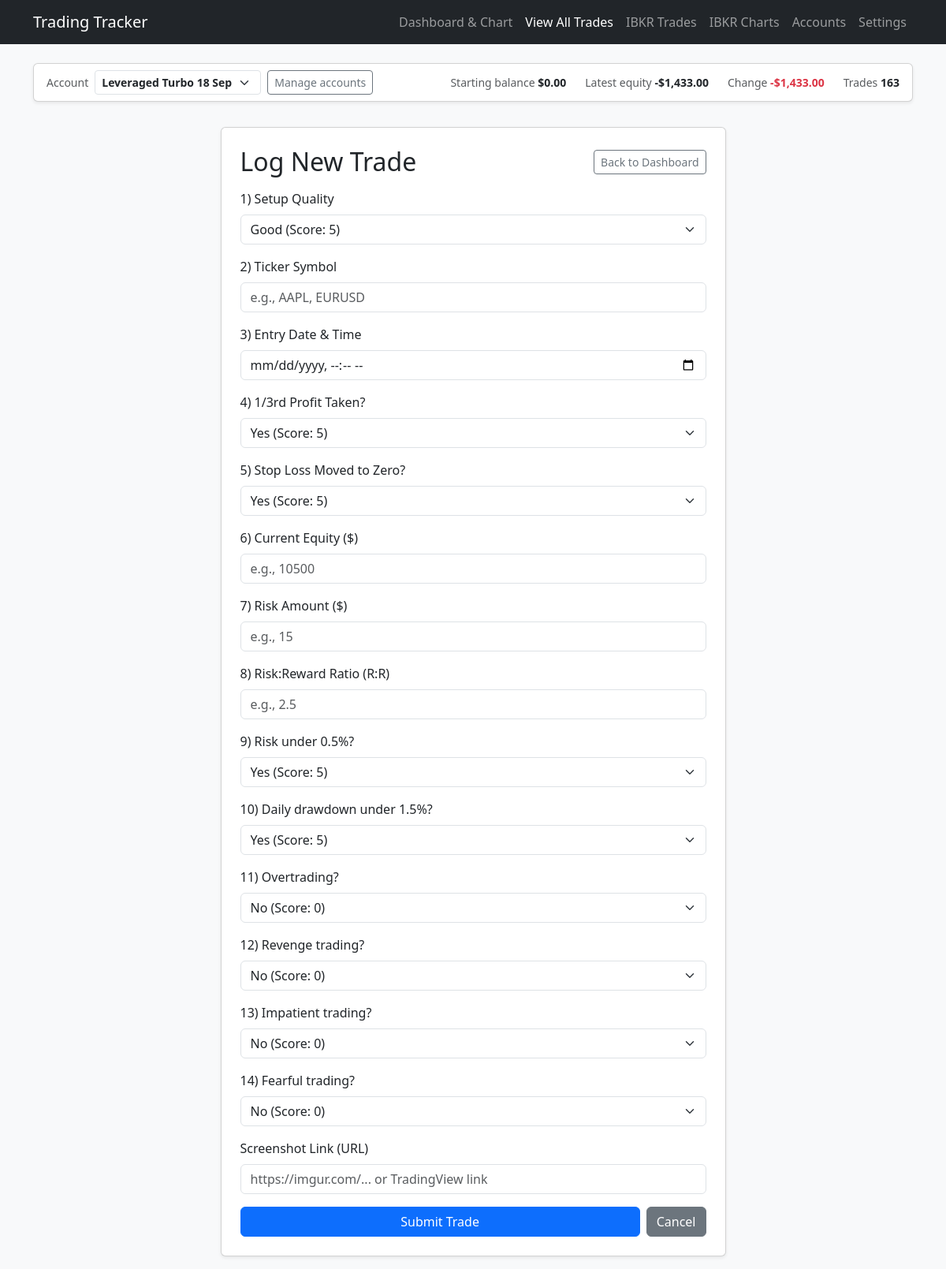
/new-trade, run on the app's committed database.
### flask_app.py (models this page shows, shortened)
class Account(db.Model):
    id = db.Column(db.Integer, primary_key=True)
    name = db.Column(db.String(60), unique=True, nullable=False)
    starting_balance = db.Column(db.Float, nullable=True)
    created = db.Column(db.DateTime, default=datetime.utcnow)

class Trade(db.Model):
    id = db.Column(db.Integer, primary_key=True)
    position = db.Column(db.Integer, default=0)
    setup_quality_str = db.Column(db.String(20), nullable=False)
    ticker = db.Column(db.String(20), nullable=False)
    entry_datetime = db.Column(db.String(50), nullable=False)
    profit_taken_str = db.Column(db.String(10), nullable=False)
    stop_loss_zero_str = db.Column(db.String(10), nullable=False)
    current_equity = db.Column(db.Float, nullable=False)
    risk_str = db.Column(db.String(20), nullable=False)
    risk_reward_str = db.Column(db.String(20), nullable=False)
    risk_under_half_str = db.Column(db.String(10), nullable=True)
    daily_risk_str = db.Column(db.String(10), nullable=True)
    overtrading_str = db.Column(db.String(10), nullable=True, default='no')
    revenge_trading_str = db.Column(db.String(10), nullable=True, default='no')
    impatient_trading_str = db.Column(db.String(10), nullable=True, default='no')
    fearful_trading_str = db.Column(db.String(10), nullable=True, default='no')
    setup_score = db.Column(db.Float, nullable=False)
    profit_score = db.Column(db.Float, nullable=False)
    stop_loss_score = db.Column(db.Float, nullable=False)
    risk_score = db.Column(db.Float, nullable=False)
    risk_reward_score = db.Column(db.Float, nullable=False)
    daily_risk_score = db.Column(db.Float, nullable=True, default=0.0)
    psychology_score = db.Column(db.Float, nullable=True, default=0.0)
    total_score = db.Column(db.Float, nullable=False)
    timestamp = db.Column(db.DateTime, default=datetime.utcnow)
    screenshot_url = db.Column(db.String(500), nullable=True)
    account_id = db.Column(db.Integer, db.ForeignKey('account.id'), nullable=True)

### flask_app.py (the view)
@app.route('/new-trade')
def new_trade_page():
    pts = {key: get_rule_points(key) for key in SCORING_RULES}
    account = get_active_account()
    has_trades = Trade.query.filter_by(account_id=account.id).first() is not None
    default_equity = (
        account.starting_balance
        if not has_trades and account.starting_balance is not None
        else None
    )
    return render_template('new_trade.html', pts=pts, default_equity=default_equity)

### flask_app.py (called while the page is built)
def parse_points(text, count):
    parts = [p for p in re.split(r'[/,\s]+', str(text or '').strip()) if p]
    if len(parts) != count:
        return None
    try:
        return [float(p) for p in parts]
    except ValueError:
        return None

def get_rule_points(key):
    rule = SCORING_RULES[key]
    setting = AppSetting.query.filter_by(key=key).first()
    if setting:
        parsed = parse_points(setting.value, rule['count'])
        if parsed is not None:
            return parsed
    return list(rule['defaults'])

def get_active_account():
    try:
        account = db.session.get(Account, int(request.cookies.get('account_id', '')))
    except ValueError:
        account = None
    return account or Account.query.order_by(Account.id.asc()).first()

def trade_profit_loss(trade):
    try:
        return float(trade.risk_str) * float(trade.risk_reward_str)
    except (TypeError, ValueError):
        return 0.0

def account_summary(account):
    trades = (
        Trade.query.filter_by(account_id=account.id)
        .order_by(Trade.position.asc())
        .all()
    )
    start = account.starting_balance
    latest = trades[-1].current_equity if trades else start
    change = latest - start if latest is not None and start is not None else None
    change_pct = change / start * 100 if change is not None and start and start > 0 else None
    return {
        'trade_count': len(trades),
        'starting_balance': start,
        'latest_equity': latest,
        'change': change,
        'change_pct': change_pct,
        'net_pl': sum(trade_profit_loss(t) for t in trades),
        'avg_score': (
            sum(t.total_score for t in trades) / len(trades) if trades else None
        ),
    }

@app.context_processor
def inject_accounts():
    return {
        'accounts': Account.query.order_by(Account.id.asc()).all(),
        'active_account': get_active_account(),
        'account_summary': account_summary,
    }

### templates/new_trade.html (shortened to what this page needs)
<!DOCTYPE html>
<html lang="en">
<head>
    <link href="https://cdn.jsdelivr.net/npm/bootstrap@5.3.0/dist/css/bootstrap.min.css" rel="stylesheet">
</head>
<body class="bg-light">
    <nav class="navbar navbar-expand-lg navbar-dark bg-dark mb-4">
    <div class="container">
        <a class="navbar-brand" href="/">Trading Tracker</a>
            <div class="navbar-nav">
                <a class="nav-link" href="/">Dashboard & Chart</a>
                <a class="nav-link active" href="/trades-list">View All Trades</a>
                <a class="nav-link" href="/ibkr">IBKR Trades</a>
                <a class="nav-link" href="/ibkr-charts">IBKR Charts</a>
                <a class="nav-link" href="/accounts">Accounts</a>
                <a class="nav-link" href="/settings">Settings</a>
            </div>
    </div>
    </nav>
{% include '_account_bar.html' %}
    <div class="container py-3">
        <div class="row justify-content-center">
            <div class="col-lg-7">
                <div class="card shadow-sm p-4">
                    <div class="d-flex justify-content-between align-items-center mb-3">
                        <h2 class="card-title m-0">Log New Trade</h2>
                        <a href="/" class="btn btn-outline-secondary btn-sm">Back to Dashboard</a>
                    </div>
                    <form id="tradeForm">
                        <div class="mb-3">
                            <label class="form-label">1) Setup Quality</label>
                            <select class="form-select" id="setup_quality" required>
                                <option value="good">Good (Score: {{ "%g"|format(pts['setup_good'][0]) }})</option>
                            </select>
                        </div>
                        <div class="mb-3">
                            <label class="form-label">2) Ticker Symbol</label>
                            <input type="text" class="form-control" id="ticker" placeholder="e.g., AAPL, EURUSD" required>
                        </div>
                        <div class="mb-3">
                            <label class="form-label">3) Entry Date & Time</label>
                            <input type="datetime-local" class="form-control" id="entry_datetime" required>
                        </div>
                        <div class="mb-3">
                            <label class="form-label">4) 1/3rd Profit Taken?</label>
                            <select class="form-select" id="profit_taken" required>
                                <option value="yes">Yes (Score: {{ "%g"|format(pts['profit_yes'][0]) }})</option>
                            </select>
                        </div>
                        <div class="mb-3">
                            <label class="form-label">5) Stop Loss Moved to Zero?</label>
                            <select class="form-select" id="stop_loss_zero" required>
                                <option value="yes">Yes (Score: {{ "%g"|format(pts['sl_yes'][0]) }})</option>
                            </select>
                        </div>
                        <div class="mb-3">
                            <label class="form-label">6) Current Equity ($)</label>
                            <input type="number" step="any" class="form-control" id="current_equity" placeholder="e.g., 10500" required
                                   {% if default_equity is not none %}value="{{ default_equity }}"{% endif %}>
                        </div>
                        <div class="mb-3">
                            <label class="form-label">7) Risk Amount ($)</label>
                            <input type="number" step="any" class="form-control" id="risk_val" placeholder="e.g., 15" required>
                        </div>
                        <div class="mb-3">
                            <label class="form-label">8) Risk:Reward Ratio (R:R)</label>
                            <input type="number" step="any" class="form-control" id="risk_reward_val" placeholder="e.g., 2.5" required>
                        </div>
                        <div class="mb-3">
                            <label class="form-label">9) Risk under 0.5%?</label>
                            <select class="form-select" id="risk_under_half" required>
                                <option value="yes">Yes (Score: {{ "%g"|format(pts['risk_under_half'][0]) }})</option>
                            </select>
                        </div>
                        <div class="mb-3">
                            <label class="form-label">10) Daily drawdown under 1.5%?</label>
                            <select class="form-select" id="daily_risk" required>
                                <option value="yes">Yes (Score: {{ "%g"|format(pts['daily_dd'][0]) }})</option>
                            </select>
                        </div>
                        <div class="mb-3">
                            <label class="form-label">11) Overtrading?</label>
                            <select class="form-select" id="overtrading" required>
                                <option value="no">No (Score: {{ "%g"|format(pts['overtrading_yes'][1]) }})</option>
                            </select>
                        </div>
                        <div class="mb-3">
                            <label class="form-label">12) Revenge trading?</label>
                            <select class="form-select" id="revenge_trading" required>
                                <option value="no">No (Score: {{ "%g"|format(pts['revenge_yes'][1]) }})</option>
                            </select>
                        </div>
                        <div class="mb-3">
                            <label class="form-label">13) Impatient trading?</label>
                            <select class="form-select" id="impatient_trading" required>
                                <option value="no">No (Score: {{ "%g"|format(pts['impatient_yes'][1]) }})</option>
                            </select>
                        </div>
                        <div class="mb-3">
                            <label class="form-label">14) Fearful trading?</label>
                            <select class="form-select" id="fearful_trading" required>
                                <option value="no">No (Score: {{ "%g"|format(pts['fearful_yes'][1]) }})</option>
                            </select>
                        </div>
                        <div class="mb-3">
                            <label for="screenshot_url" class="form-label">Screenshot Link (URL)</label>
                            <input type="url" class="form-label form-control" id="screenshot_url" name="screenshot_url" placeholder="https://imgur.com/... or TradingView link" value="{{ trade.screenshot_url if trade else '' }}">
                        </div>
                        <div class="d-flex gap-2">
                            <button type="submit" class="btn btn-primary flex-grow-1">Submit Trade</button>
                            <a href="/" class="btn btn-secondary">Cancel</a>
                        </div>
                    </form>
                </div>
            </div>
        </div>
    </div>
</body>
</html>

### templates/_account_macros.html
{% macro money(v) -%}
{%- if v is none -%}&mdash;{%- else -%}{{ '-' if v < 0 else '' }}${{ '{:,.2f}'.format(v | abs) }}{%- endif -%}
{%- endmacro %}
{% macro signed(v) -%}
{%- if v is none -%}&mdash;{%- else -%}{{ '+' if v > 0 else '-' if v < 0 else '' }}${{ '{:,.2f}'.format(v | abs) }}{%- endif -%}
{%- endmacro %}
{% macro tone(v) -%}
{{ 'text-success' if v is not none and v > 0 else 'text-danger' if v is not none and v < 0 else '' }}
{%- endmacro %}

### data on the page
Account: starting_balance "0.00"
Trade: current_equity "-", current_equity "1,433.00"

### other printed values
{{ '+' if v > 0 else '-' if v < 0 else '' }} "-"
{{ '{:,.2f}'.format(v | abs) }} "1,433.00"
{{ s.trade_count }} "163"
form field value "Leveraged Turbo 18 Sep"
